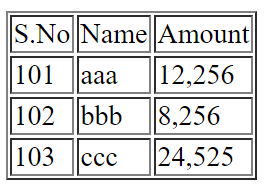
#> input picture test0.png, 271 x 194 px
$ python -i img.py   (imports and definitions only)
#> lines starting #> are read from the running program, lines starting #| are printed output that depends on the picture; after the words box and inside, x2 and y2 are one past the last pixel; in counts of white or black regions, pixels touching at a corner belong together
# %% [markdown]
# <a href="https://colab.research.google.com/github/Soumi7/Table_Data_Extraction/blob/main/medium_table.ipynb" target="_parent"><img src="https://colab.research.google.com/assets/colab-badge.svg" alt="Open In Colab"/></a>

# %% [markdown]
# ## Loading original image to display

# %%
import cv2
import matplotlib.pyplot as plt
import numpy as np
import pytesseract


"""
从图像中提取表格数组
"""


class Image:
    def __init__(self, file, line_length=100):
#> called with file = 'test0.png', line_length = 100
        img = cv2.imread(file, 0)
#> img: shape (194, 271); min 0, max 255, mean 218.7
        self.img = img
        self.line_length = line_length

        self.get_lines()
        self.get_boundingBoxes()
        self.get_boxes()

    def get_lines(self):
        img = self.img
        thresh, img_bin = cv2.threshold(img, 128, 255, cv2.THRESH_BINARY)
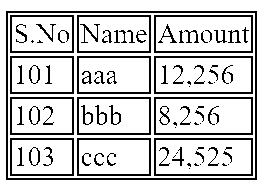
#> img_bin: shape (194, 271); 81.3% white; black in thin lines or dots, all inside (x1, y1, x2, y2) = (6, 11, 257, 180)
        img_bin = 255 - img_bin

        img_bin1 = 255 - img
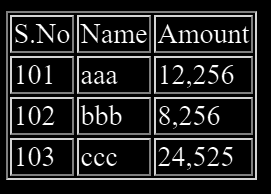
#> img_bin1: shape (194, 271); min 0, max 255, mean 36.3
        thresh1, img_bin1_otsu = cv2.threshold(img_bin1, 128, 255, cv2.THRESH_OTSU)
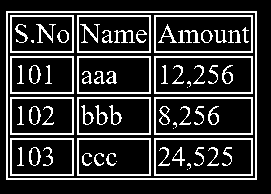
#> img_bin1_otsu: shape (194, 271); 19.6% white in thin lines or dots, all inside (x1, y1, x2, y2) = (6, 11, 257, 180)
#> thresh1 = 90

        img_bin2 = 255 - img
        thresh1, img_bin_otsu = cv2.threshold(
            img_bin2, 128, 255, cv2.THRESH_BINARY | cv2.THRESH_OTSU
        )

        kernel = cv2.getStructuringElement(cv2.MORPH_RECT, (2, 2))

        vertical_kernel = cv2.getStructuringElement(
            cv2.MORPH_RECT, (1, np.array(img).shape[1] // self.line_length)
        )
#> vertical_kernel = [1, 1]
        eroded_image = cv2.erode(img_bin_otsu, vertical_kernel, iterations=3)
#> eroded_image: shape (194, 271); 6.8% white in thin lines or dots, all inside (x1, y1, x2, y2) = (6, 14, 257, 180)

        vertical_lines = cv2.dilate(eroded_image, vertical_kernel, iterations=3)
#> vertical_lines: shape (194, 271); 8.3% white in thin lines or dots, all inside (x1, y1, x2, y2) = (6, 14, 257, 183)

        hor_kernel = cv2.getStructuringElement(
            cv2.MORPH_RECT, (np.array(img).shape[1] // self.line_length, 1)
        )
#> hor_kernel = [[1, 1]]
        horizontal_lines = cv2.erode(img_bin, hor_kernel, iterations=5)
#> horizontal_lines: shape (194, 271); 8.9% white in thin lines or dots, all inside (x1, y1, x2, y2) = (11, 11, 257, 180)

        horizontal_lines = cv2.dilate(horizontal_lines, hor_kernel, iterations=5)
#> horizontal_lines: shape (194, 271); 10.1% white in thin lines or dots, all inside (x1, y1, x2, y2) = (11, 11, 262, 180)

        vertical_horizontal_lines = cv2.addWeighted(
            vertical_lines, 0.5, horizontal_lines, 0.5, 0.0
        )
        vertical_horizontal_lines = cv2.erode(
            ~vertical_horizontal_lines, kernel, iterations=3
        )
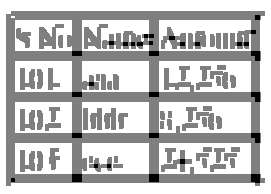
#> vertical_horizontal_lines: shape (194, 271); min 0, max 255, mean 191.6

        thresh, vertical_horizontal_lines = cv2.threshold(
            vertical_horizontal_lines, 128, 255, cv2.THRESH_BINARY | cv2.THRESH_OTSU
        )
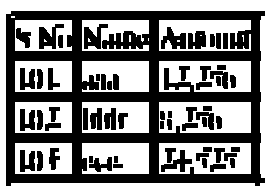
#> vertical_horizontal_lines: shape (194, 271); 52.6% white; 59 black regions
#> thresh = 127

        bitxor = cv2.bitwise_xor(img, vertical_horizontal_lines)
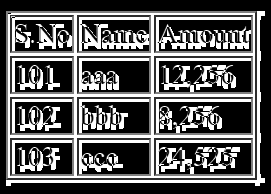
#> bitxor: shape (194, 271); min 0, max 255, mean 94.9

        bitnot = cv2.bitwise_not(bitxor)
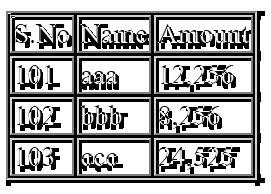
#> bitnot: shape (194, 271); min 0, max 255, mean 160.1

        self.lines = vertical_horizontal_lines

        self.bitnot = bitnot

        return vertical_horizontal_lines

    def get_boundingBoxes(self):
        contours, hierarchy = cv2.findContours(
            self.lines, cv2.RETR_TREE, cv2.CHAIN_APPROX_SIMPLE
        )
#> contours = 80 contours, 8 with area under 20; largest, box (x1, y1, x2, y2) and area: (0, 0, 271, 194) 52110, (5, 10, 266, 187) 44228, (159, 143, 251, 174) 2696, (159, 102, 251, 133) 2696, (159, 61, 251, 92) 2428

        boundingBoxes = [cv2.boundingRect(contour) for contour in contours]
#> boundingBoxes = 80 items, first 6: (0, 0, 271, 194), (5, 10, 261, 177), (159, 143, 92, 31), (209, 163, 18, 10), (229, 157, 7, 12), (201, 157, 7, 12)
        (contours, boundingBoxes) = zip(
            *sorted(zip(contours, boundingBoxes), key=lambda x: x[1][1])
        )
#> contours = 80 contours, 8 with area under 20; largest, box (x1, y1, x2, y2) and area: (0, 0, 271, 194) 52110, (5, 10, 266, 187) 44228, (159, 102, 251, 133) 2696, (159, 143, 251, 174) 2696, (159, 61, 251, 92) 2428; boundingBoxes = 80 items, first 6: (0, 0, 271, 194), (5, 10, 261, 177), (11, 16, 4, 2), (159, 20, 92, 31), (82, 20, 67, 31), (15, 20, 57, 31)

        self.boundingBoxes = boundingBoxes
#> self.boundingBoxes has the same summary as boundingBoxes
        return boundingBoxes

    def get_boxes(self):
        boxes = []
        mh, mw = self.img.shape
#> mh = 194; mw = 271
        for x, y, w, h in self.boundingBoxes:
            if w < mw and h < mh:
                boxes.append([x, y, w, h])
#> this loop made 80 passes
#> (x, y, w, h) on passes 1 to 12: (0, 0, 271, 194), (5, 10, 261, 177), (11, 16, 4, 2), (159, 20, 92, 31), (82, 20, 67, 31), (15, 20, 57, 31), (83, 23, 26, 27), (38, 23, 27, 27), (160, 26, 27, 24), (15, 27, 17, 22), (187, 30, 20, 20), (222, 32, 7, 18)
#> after the loop, boxes = 79 items, first 6: [5, 10, 261, 177], [11, 16, 4, 2], [159, 20, 92, 31], [82, 20, 67, 31], [15, 20, 57, 31], [83, 23, 26, 27]

        self.boxes = boxes
#> self.boxes has the same summary as boxes
        return boxes

    # [97 lines left out: function print_csv, not called in this run]

>>> result = Image('test0.png').get_lines()

$ run again, on test2.png
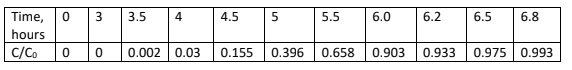
#> input picture test2.png, 572 x 70 px
#> in __init__, img is the input picture: shape (70, 572); min 0, max 255, mean 229.8
#> in get_lines, `thresh1, img_bin1_otsu = cv2.threshold(img_bin1, 128, 255, cv2.THRESH_..`:
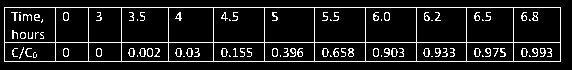
#> img_bin1_otsu: shape (70, 572); 10.1% white in thin lines or dots, all inside (x1, y1, x2, y2) = (4, 7, 561, 62)
#> thresh1 = 115
#> eroded_image: shape (70, 572); 1.4% white in thin lines or dots, all inside (x1, y1, x2, y2) = (4, 13, 561, 56)
#> thresh = 127
#> in get_lines, `bitnot = cv2.bitwise_not(bitxor)`:
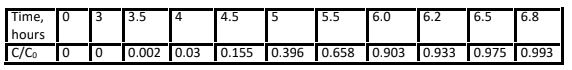
#> bitnot: shape (70, 572); min 0, max 255, mean 201.6
#> contours = 26 contours; largest, box (x1, y1, x2, y2) and area: (0, 0, 572, 70) 39399, (3, 6, 565, 66) 33097, (369, 11, 416, 42) 1380, (318, 11, 365, 42) 1380, (217, 11, 264, 42) 1380
#> in get_boundingBoxes, `boundingBoxes = [cv2.boundingRect(contour) for contour in contours]`: boundingBoxes = 26 items, first 6: (0, 0, 572, 70), (3, 6, 562, 60), (517, 46, 43, 15), (470, 46, 43, 15), (420, 46, 46, 15), (369, 46, 47, 15)
#> in get_boundingBoxes, `(contours, boundingBoxes) = zip( *sorted(zip(contours, boundingBoxes),..`: boundingBoxes = 26 items, first 6: (0, 0, 572, 70), (3, 6, 562, 60), (517, 11, 43, 31), (470, 11, 43, 31), (420, 11, 46, 31), (369, 11, 47, 31)
#> self.boundingBoxes has the same summary as boundingBoxes
#> the loop in get_boxes, `for x, y, w, h in self.boundingBoxes:` made 26 passes
#> after the loop in get_boxes, `for x, y, w, h in self.boundingBoxes:`: boxes = 25 items, first 6: [3, 6, 562, 60], [517, 11, 43, 31], [470, 11, 43, 31], [420, 11, 46, 31], [369, 11, 47, 31], [318, 11, 47, 31]
#> self.boxes has the same summary as boxes

$ run again, on test3.png
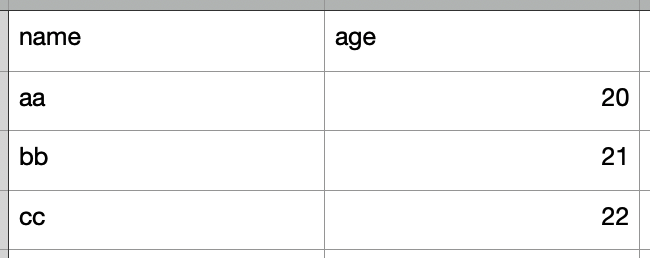
#> input picture test3.png, 650 x 258 px
#> img_bin1_otsu: shape (258, 650); 7.5% white; 19 white regions, largest, box (x1, y1, x2, y2) and area: (0, 0, 650, 258) 10479, (19, 92, 45, 107) 225, (47, 31, 66, 45) 148
#> thresh1 = 58
#> eroded_image: shape (258, 650); 2.4% white; 7 white regions (6 under 20 px), largest, box (x1, y1, x2, y2) and area: (0, 0, 650, 258) 4009
#> vertical_lines: shape (258, 650); 6% white; 7 white regions (2 under 20 px), largest, box (x1, y1, x2, y2) and area: (0, 0, 650, 258) 9832, (20, 150, 23, 168) 54, (35, 150, 38, 168) 54, (622, 150, 625, 168) 54, (358, 34, 360, 53) 36
#> horizontal_lines: shape (258, 650); 0.39% white in thin lines or dots, all inside (x1, y1, x2, y2) = (0, 10, 650, 11)
#> thresh = 127
#> in get_lines, `bitnot = cv2.bitwise_not(bitxor)`:
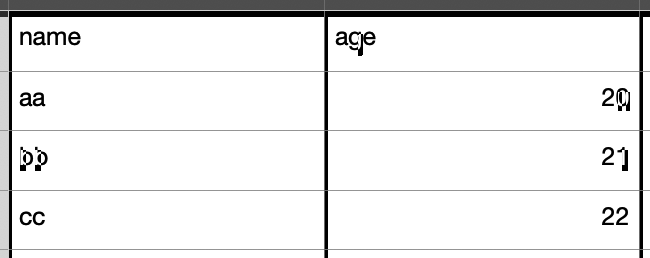
#> bitnot: shape (258, 650); min 0, max 255, mean 233.1
#> contours = 10 contours; largest, box (x1, y1, x2, y2) and area: (12, 17, 324, 258) 74640, (328, 17, 639, 258) 74400, (0, 17, 8, 258) 1680, (643, 17, 650, 258) 1440, (621, 149, 629, 172) 152
#> in get_boundingBoxes, `boundingBoxes = [cv2.boundingRect(contour) for contour in contours]`: boundingBoxes = [(643, 17, 7, 241), (328, 17, 311, 241), (621, 149, 8, 23), (625, 91, 6, 21), (617, 91, 6, 21), (357, 33, 7, 24), (12, 17, 312, 241), (34, 149, 8, 23), (19, 149, 8, 23), (0, 17, 8, 241)]
#> in get_boundingBoxes, `(contours, boundingBoxes) = zip( *sorted(zip(contours, boundingBoxes),..`: boundingBoxes = ((643, 17, 7, 241), (328, 17, 311, 241), (12, 17, 312, 241), (0, 17, 8, 241), (357, 33, 7, 24), (625, 91, 6, 21), (617, 91, 6, 21), (621, 149, 8, 23), (34, 149, 8, 23), (19, 149, 8, 23))
#> self.boundingBoxes has the same summary as boundingBoxes
#> the loop in get_boxes, `for x, y, w, h in self.boundingBoxes:` made 10 passes
#> after the loop in get_boxes, `for x, y, w, h in self.boundingBoxes:`: boxes = [[643, 17, 7, 241], [328, 17, 311, 241], [12, 17, 312, 241], [0, 17, 8, 241], [357, 33, 7, 24], [625, 91, 6, 21], [617, 91, 6, 21], [621, 149, 8, 23], [34, 149, 8, 23], [19, 149, 8, 23]]
#> self.boxes has the same summary as boxes
